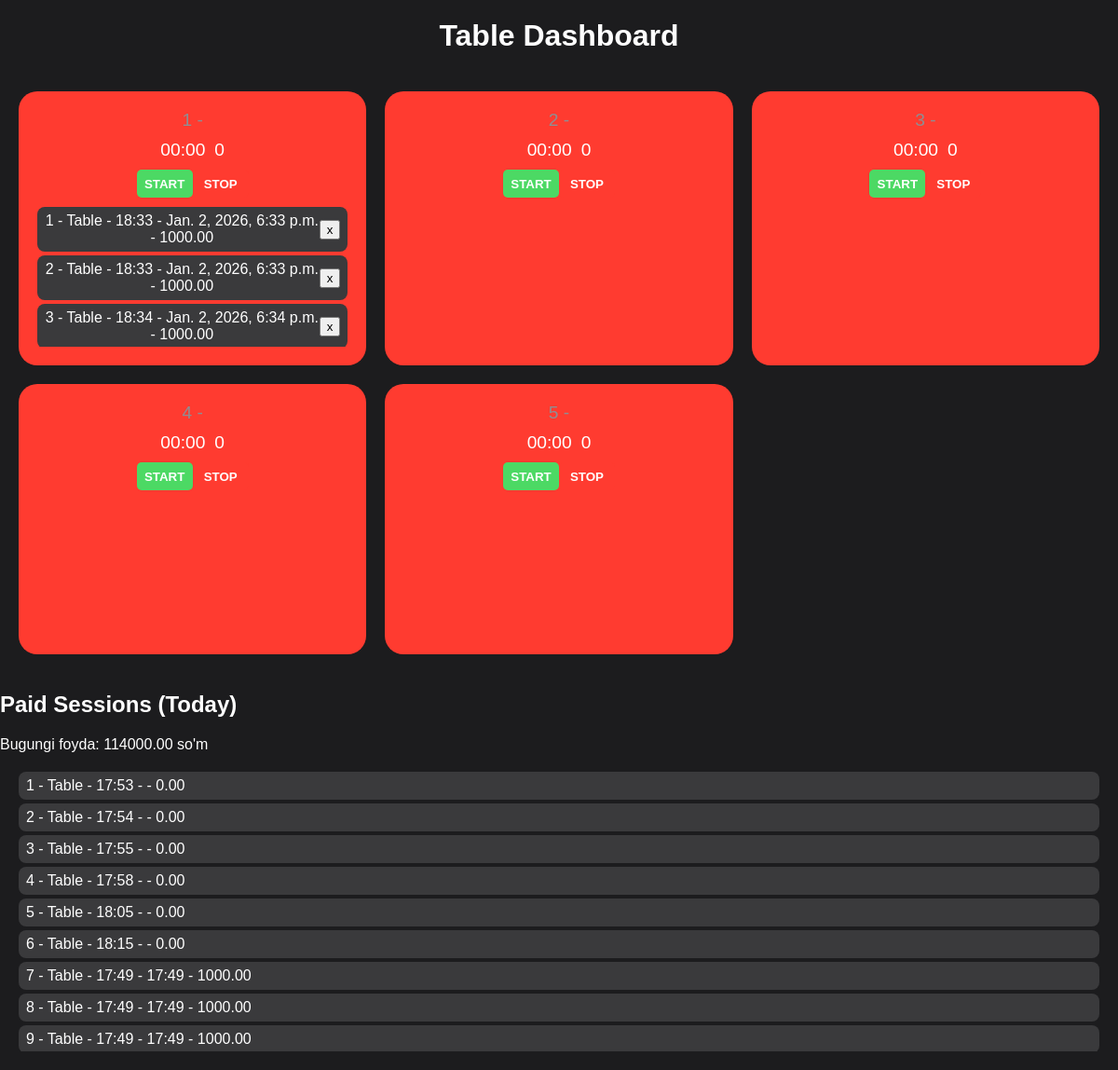
The page / on the database its author committed.
### session/models.py (models this page shows, shortened)
class Session(models.Model):
    STATUS_CHOICES = (
        ("active", "Active"),
        ("stopped", "Stopped"),
    )
    table = models.ForeignKey(Table, related_name="sessions", on_delete=models.CASCADE)
    start_time = models.DateTimeField(null=True, blank=True)
    end_time = models.DateTimeField(null=True, blank=True)
    total_price = models.DecimalField(max_digits=10, decimal_places=2, default=0)
    status = models.CharField(max_length=10, choices=STATUS_CHOICES)
    payment_done = models.BooleanField(default=False)

### table/views.py (the view)
# urls.py: path('', DashboardView.as_view(), name='dashboard'),
class DashboardView(TemplateView):
    template_name = "dashboard.html"
    def get_context_data(self, **kwargs):
        context = super().get_context_data(**kwargs)
        tables_data = []
        for table in Table.objects.prefetch_related('sessions').all():
            active_session = table.sessions.filter(status='active').first()
            tables_data.append({
                'id': table.id,
                'number': table.number,
                'price_per_hour': float(table.price_per_hour),
                'active_session': {
                    'id': active_session.id,
                    'start_time': active_session.start_time,
                    'end_time': active_session.end_time,
                    'total_price': active_session.total_price
                } if active_session else None
            })
        context['tables'] = tables_data
        context['paid_sessions'] = Session.objects.filter(payment_done=True).order_by('end_time')
        context['unpaid_sessions'] = Session.objects.filter(payment_done=False).order_by('start_time')
        context['total_income'] = sum([s.total_price for s in context['paid_sessions']])
        return context

### templates/dashboard.html (shortened to what this page needs)
{% load static %}
<!DOCTYPE html>
<html>
<head>
    <link rel="stylesheet" type="text/css" href="{% static 'css/dashboard.css' %}">
</head>
<body>
<h1>Table Dashboard</h1>
<div class="table-container">
    {% for table in tables %}
<div class="table-card {% if table.active_session %}active{% else %}inactive{% endif %}"
     id="table-{{ table.id }}"
     data-table-id="{{ table.id }}"
     data-price-per-hour="{{ table.price_per_hour }}"
>
    <div class="table-number">
        {{ table.number }} - {{ table.table_type }}
    </div>
    <div class="timer-price">
        <span class="timer" id="timer-{{ table.id }}">
        </span>
        <span class="price" id="price-{{ table.id }}">
            {% if table.active_session %}
                {{ table.active_session.total_price|default:"0" }}
            {% else %}
                0
            {% endif %}
        </span>
    </div>
    <div class="btn-container" style="display: flex; justify-content: center; margin-top: 10px">
<button class="btn start {% if table.active_session %}btn-inactive{% endif %}"
        id="start-{{ table.id }}"
        onclick="startSession({{ table.id }})"
        {% if table.active_session %}disabled{% endif %}>
    START
</button>
<button class="btn stop {% if table.active_session %}btn-active{% endif %}"
        id="stop-{{ table.id }}"
        onclick="stopSession({{ table.id }})"
        {% if table.active_session %}disabled{% endif %}>
    STOP
</button>
    </div>
    <div class="session-list-container">
        <ul class="session-list" id="session-list-{{ table.id }}">
            {% for session in unpaid_sessions %}
                {% if session.table_id == table.id %}
                    <li id="session-{{ session.id }}">
                        {{ forloop.counter }} - Table {{ session.table_number }} -
                        {{ session.start_time|date:"H:i" }} -
                        {{ session.end_time|default:"--" }} -
                        {{ session.total_price }}
                        <button onclick="paySession({{ session.id }})">x</button>
                    </li>
                {% endif %}
            {% endfor %}
        </ul>
    </div>
</div>
    {% endfor %}
</div>
<h2>Paid Sessions (Today)</h2>
<p id="total-income">Bugungi foyda: {{ total_income }} so'm</p>
<div class="paid-session-list-container">
    <ul class="paid-session-list" id="paid-sessions-list">
        {% for session in paid_sessions %}
            <li>{{ forloop.counter }} - Table {{ session.table_number }} - {{ session.start_time|date:"H:i" }} - {{ session.end_time|date:"H:i" }} - {{ session.total_price }}</li>
        {% empty %}
            <li>Bugun hali to‘lov qilinmagan.</li>
        {% endfor %}
    </ul>
</div>
</body>
</html>

### static/css/dashboard.css (style rules this page uses)
body { background: #1c1c1e; color: white; font-family: sans-serif; margin: 0; padding: 0; }
h1 { text-align: center; margin-top: 20px; }
.table-container { display: grid; grid-template-columns: repeat(3, 1fr); gap: 20px; padding: 20px; }
.table-card { background: #2c2c2e; border-radius: 20px; padding: 20px; text-align: center; position: relative; min-height: 250px; }
.table-card.inactive { background-color: #ff3b30; }
.table-number { font-size: 1.2rem; color: #8e8e93; }
.timer-price { display: flex; justify-content: center; gap: 10px; font-size: 1.2rem; margin-top: 10px; }
.btn { width: 60px; height: 30px; border: none; border-radius: 5px; font-weight: bold; cursor: pointer; }
.start { background: #4cd964; color: white; }
.stop { background: #ff3b30; color: white; }
.session-list-container { max-height: 150px; overflow-y: auto; margin-top: 10px; }
.session-list, .paid-session-list { list-style: none; padding: 0; margin: 0; }
.session-list li, .paid-session-list li { background: #3a3a3c; padding: 6px 8px; margin-bottom: 4px; border-radius: 8px; display: flex; justify-content: space-between; align-items: center; }
.paid-session-list-container { max-height: 300px; overflow-y: auto; margin: 20px; }

### rows shown on the page
Session: start_time "18:33", end_time "Jan. 2, 2026, 6:33 p.m.", total_price "1000.00"
Session: start_time "18:33", end_time "Jan. 2, 2026, 6:33 p.m.", total_price "1000.00"
Session: start_time "18:34", end_time "Jan. 2, 2026, 6:34 p.m.", total_price "1000.00"
Session: start_time "17:53", total_price "0.00"
Session: start_time "17:54", total_price "0.00"
Session: start_time "17:55", total_price "0.00"
Session: start_time "17:58", total_price "0.00"
Session: start_time "18:05", total_price "0.00"
Session: start_time "18:15", total_price "0.00"
Session: start_time "17:49", end_time "17:49", total_price "1000.00"
Session: start_time "17:49", end_time "17:49", total_price "1000.00"
Session: start_time "17:49", end_time "17:49", total_price "1000.00"

### other values the page prints
{{ table.number }} "1" "2" "3" "4" "5"
{{ total_income }} "114000.00"
